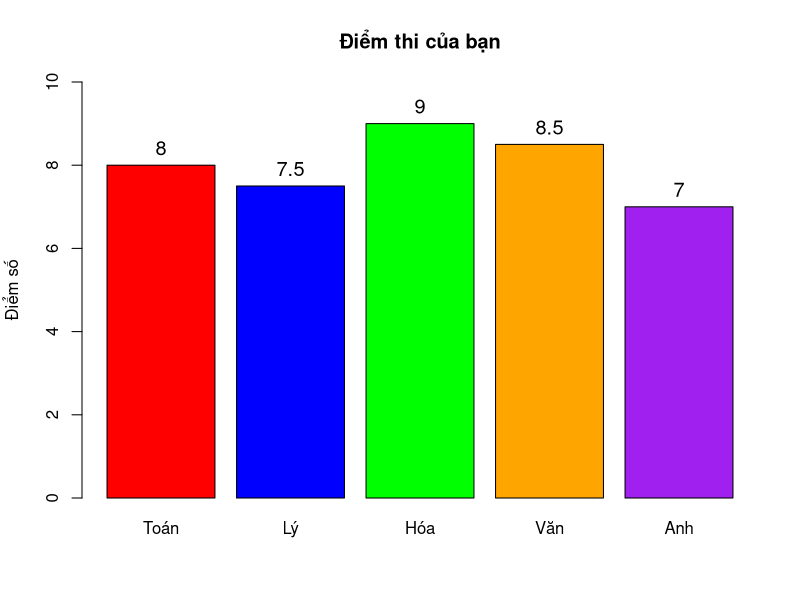
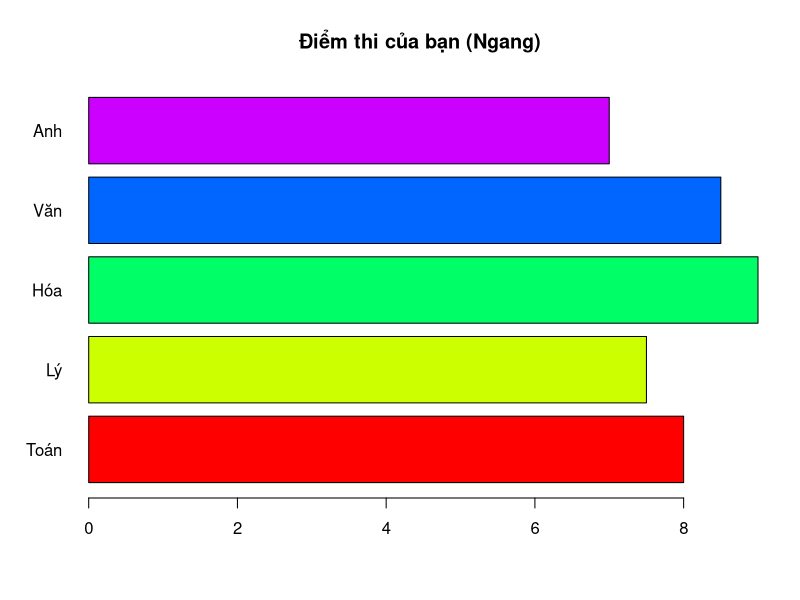
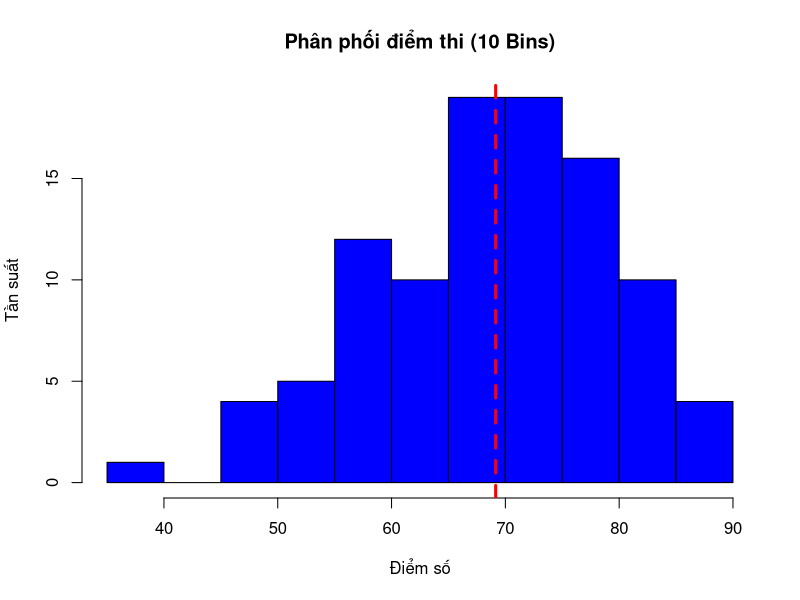
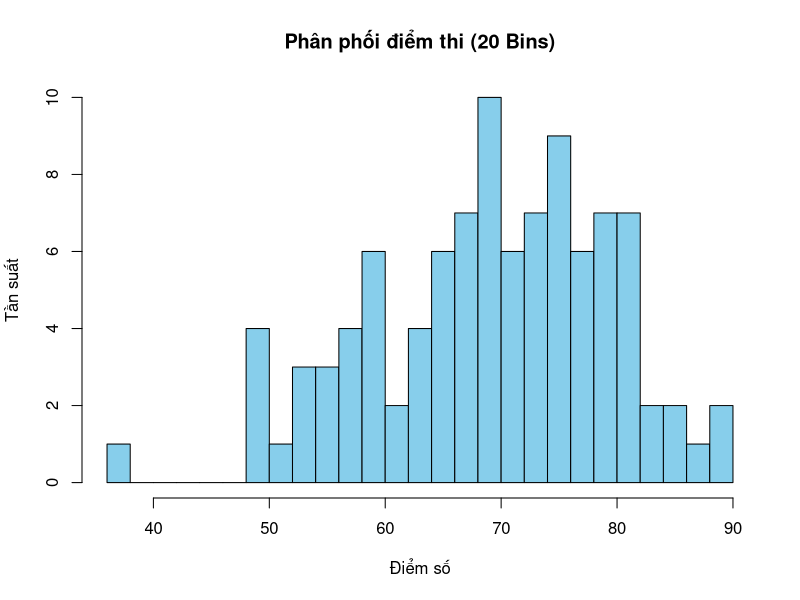
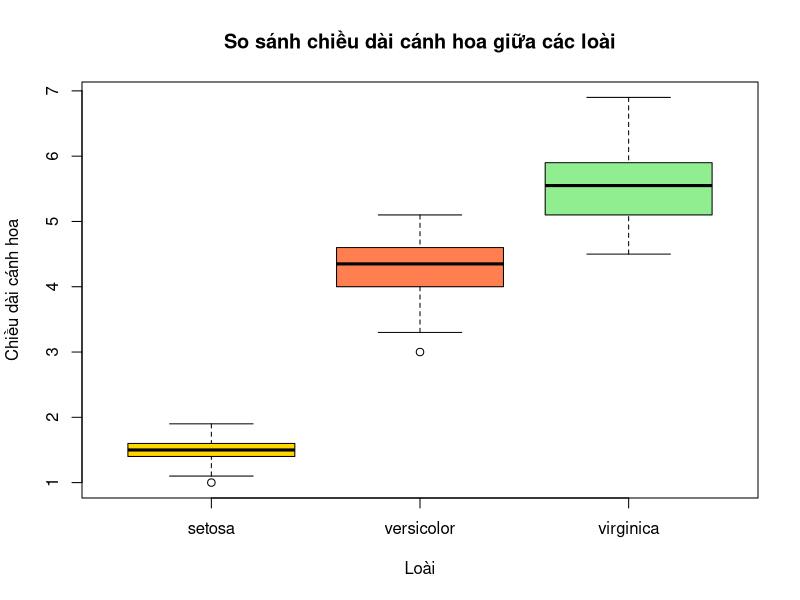
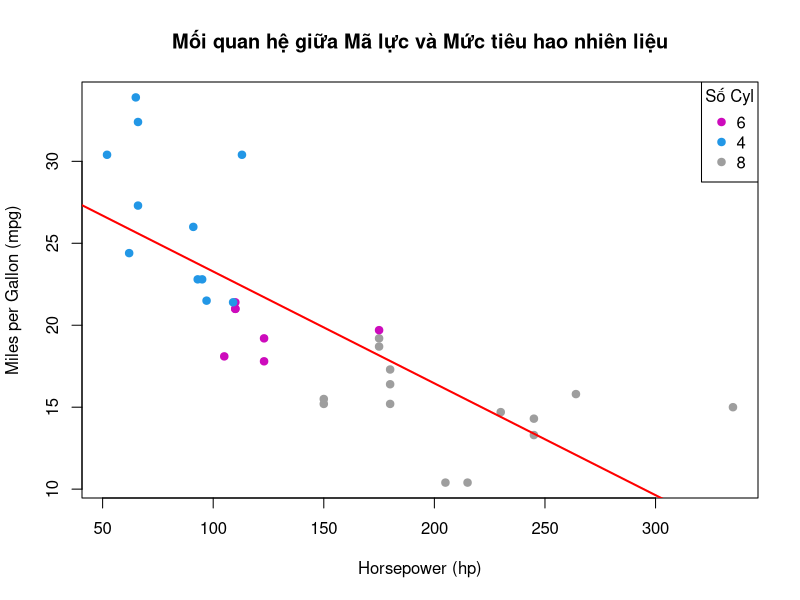
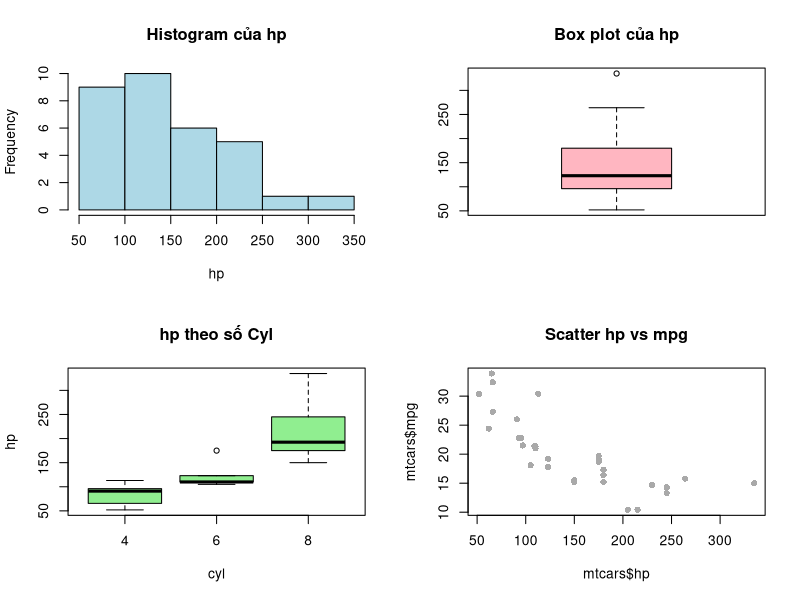
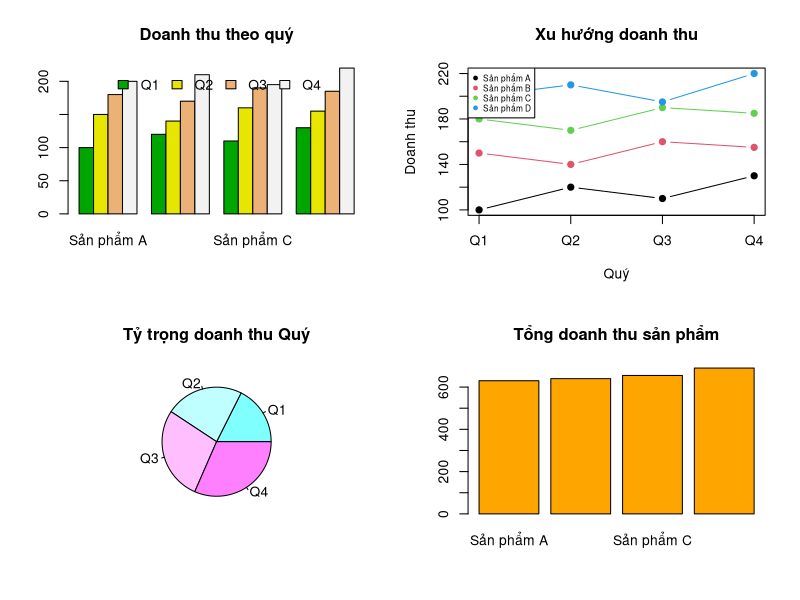

These figures' R source, in order:
# BÀI TẬP 1: BAR CHART
subjects = c("Toán", "Lý", "Hóa", "Văn", "Anh")
scores = c(8, 7.5, 9, 8.5, 7)

# 1, 2, 3. Vẽ bar chart cơ bản với tiêu đề và màu sắc
# Lưu biểu đồ vào biến 'b' để xác định vị trí đặt text sau này
b = barplot(scores, names.arg = subjects, 
            main = "Điểm thi của bạn", 
            col = c("red", "blue", "green", "orange", "purple"),
            ylim = c(0, 10), ylab = "Điểm số")

# 4. Thêm giá trị điểm lên đầu mỗi cột
text(x = b, y = scores, labels = scores, pos = 3, cex = 1.2, col = "black")

# 5. Vẽ bar chart ngang
barplot(scores, names.arg = subjects, 
        main = "Điểm thi của bạn (Ngang)", 
        col = rainbow(5), 
        horiz = TRUE, las = 1)


# BÀI TẬP 2: HISTOGRAM
set.seed(2024)
exam_scores = rnorm(100, mean = 70, sd = 10)

# 1, 2, 3. Vẽ histogram với 10 bins, tiêu đề và màu xanh lam
hist(exam_scores, breaks = 10, col = "blue", 
     main = "Phân phối điểm thi (10 Bins)", 
     xlab = "Điểm số", ylab = "Tần suất")

# 4. Thêm đường thẳng đứng màu đỏ tại vị trí điểm trung bình
abline(v = mean(exam_scores), col = "red", lwd = 3, lty = 2)

# 5. Vẽ histogram với 20 bins
hist(exam_scores, breaks = 20, col = "skyblue", 
     main = "Phân phối điểm thi (20 Bins)", 
     xlab = "Điểm số", ylab = "Tần suất")
# Nhận xét: Với 20 bins, biểu đồ chi tiết hơn, cho thấy rõ các khoảng trống hoặc đỉnh nhỏ mà 10 bins bỏ qua.


# BÀI TẬP 3: BOX PLOT
# 1, 2, 3. Vẽ box plot cho Petal.Length theo loài (Species)
boxplot(Petal.Length ~ Species, data = iris, 
        col = c("gold", "coral", "lightgreen"),
        main = "So sánh chiều dài cánh hoa giữa các loài",
        xlab = "Loài", ylab = "Chiều dài cánh hoa")

# 4. Trả lời câu hỏi:
# - Loài nào có petal dài nhất? -> Virginica.
# - Loài nào có độ biến thiên lớn nhất? -> Virginica (chiều dài từ râu trên đến râu dưới lớn nhất).
# - Có outliers không? Ở loài nào? -> Có, xuất hiện chấm đen ở loài Setosa và Versicolor.


# BÀI TẬP 4: SCATTER PLOT
# 1, 2. Vẽ scatter plot hp vs mpg, màu theo số cyl
plot(mtcars$hp, mtcars$mpg, 
     col = mtcars$cyl, 
     pch = 19, # Kiểu điểm đặc
     main = "Mối quan hệ giữa Mã lực và Mức tiêu hao nhiên liệu",
     xlab = "Horsepower (hp)", ylab = "Miles per Gallon (mpg)")

# 3. Thêm đường hồi quy tuyến tính (Linear Regression)
abline(lm(mpg ~ hp, data = mtcars), col = "red", lwd = 2)

# 4. Thêm legend
legend("topright", legend = unique(mtcars$cyl), 
       col = unique(mtcars$cyl), pch = 19, title = "Số Cyl")

# 5. Nhận xét: Mối quan hệ tương quan nghịch (Negative correlation). 
# Khi mã lực tăng thì số dặm đi được trên mỗi gallon xăng giảm (xe mạnh thì tốn xăng hơn).


# BÀI TẬP 5: NHIỀU BIỂU ĐỒ (2X2
par(mfrow = c(2, 2)) # Thiết lập khung hình 2 dòng 2 cột

# 1. Histogram của hp
hist(mtcars$hp, col = "lightblue", main = "Histogram của hp", xlab = "hp")

# 2. Box plot của hp
boxplot(mtcars$hp, col = "lightpink", main = "Box plot của hp")

# 3. Box plot so sánh hp theo cyl
boxplot(hp ~ cyl, data = mtcars, col = "lightgreen", main = "hp theo số Cyl")

# 4. Scatter plot hp vs mpg
plot(mtcars$hp, mtcars$mpg, col = "darkgray", pch = 16, main = "Scatter hp vs mpg")

par(mfrow = c(1, 1)) # Reset về khung hình đơn


# BÀI TẬP 6: TỔNG HỢP
# Tạo dữ liệu
Q1 = c(100, 120, 110, 130)
Q2 = c(150, 140, 160, 155)
Q3 = c(180, 170, 190, 185)
Q4 = c(200, 210, 195, 220)
products = c("Sản phẩm A", "Sản phẩm B", "Sản phẩm C", "Sản phẩm D")
sales_matrix = matrix(c(Q1, Q2, Q3, Q4), nrow = 4, byrow = TRUE)

# 1, 2, 3, 4. Tạo figure 2x2
par(mfrow = c(2, 2))

# - Grouped bar chart
barplot(sales_matrix, beside = TRUE, col = terrain.colors(4),
        names.arg = products, main = "Doanh thu theo quý",
        legend.text = c("Q1", "Q2", "Q3", "Q4"),
        args.legend = list(x = "top", bty = "n", horiz = TRUE))

# - Line plot tất cả sản phẩm
matplot(t(sales_matrix), type = "b", pch = 19, lty = 1, col = 1:4,
        xaxt = "n", main = "Xu hướng doanh thu", xlab = "Quý", ylab = "Doanh thu")
axis(1, at = 1:4, labels = c("Q1", "Q2", "Q3", "Q4"))
legend("topleft", legend = products, col = 1:4, pch = 19, cex = 0.6)

# - Pie chart tổng doanh thu mỗi quý
total_per_quarter = rowSums(sales_matrix)
pie(total_per_quarter, labels = c("Q1", "Q2", "Q3", "Q4"), 
    col = cm.colors(4), main = "Tỷ trọng doanh thu Quý")

# - Bar chart tổng doanh thu mỗi sản phẩm
total_per_product = colSums(sales_matrix)
barplot(total_per_product, names.arg = products, 
        col = "orange", main = "Tổng doanh thu sản phẩm")

par(mfrow = c(1, 1))
